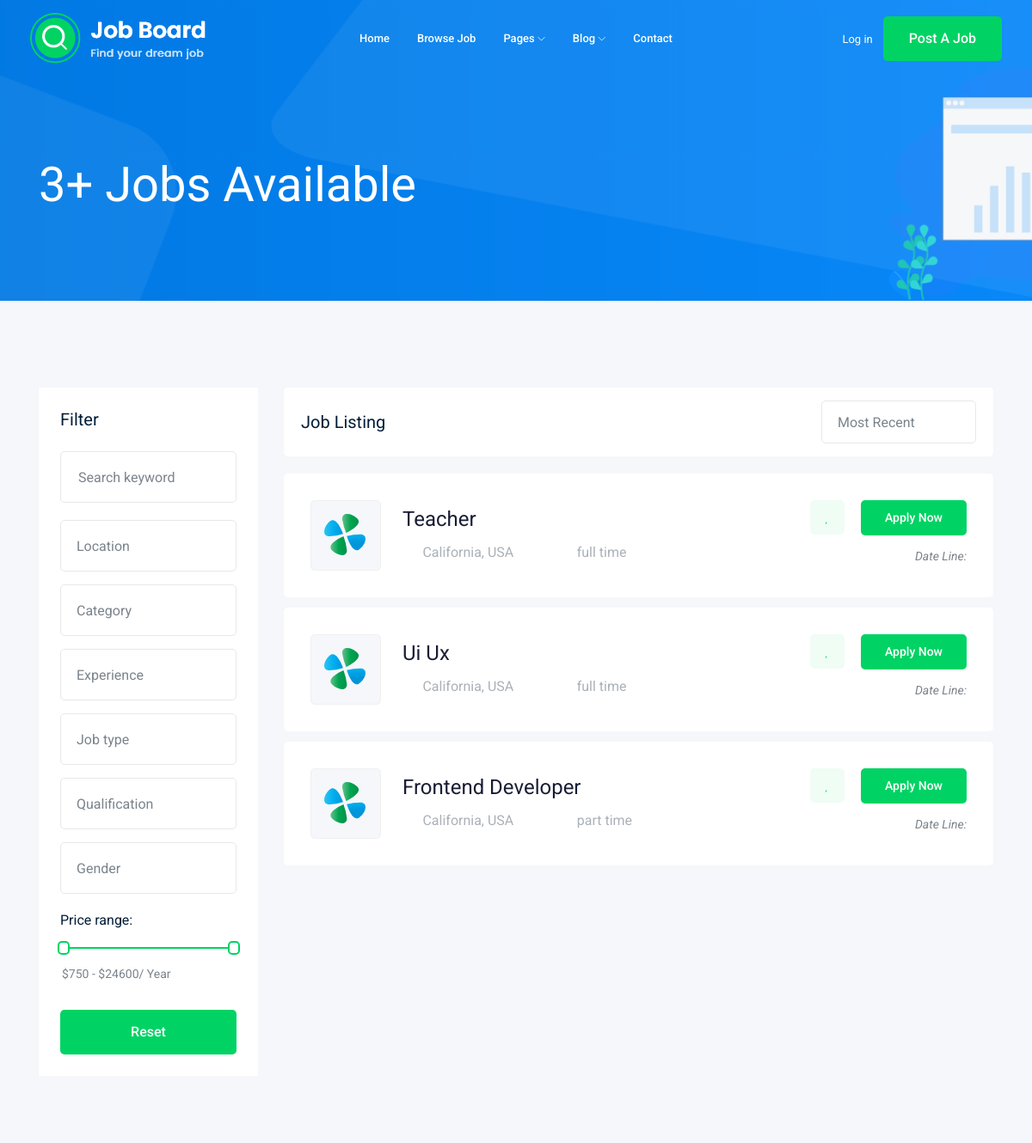
The app's page /jobs/ (upper part), older data.
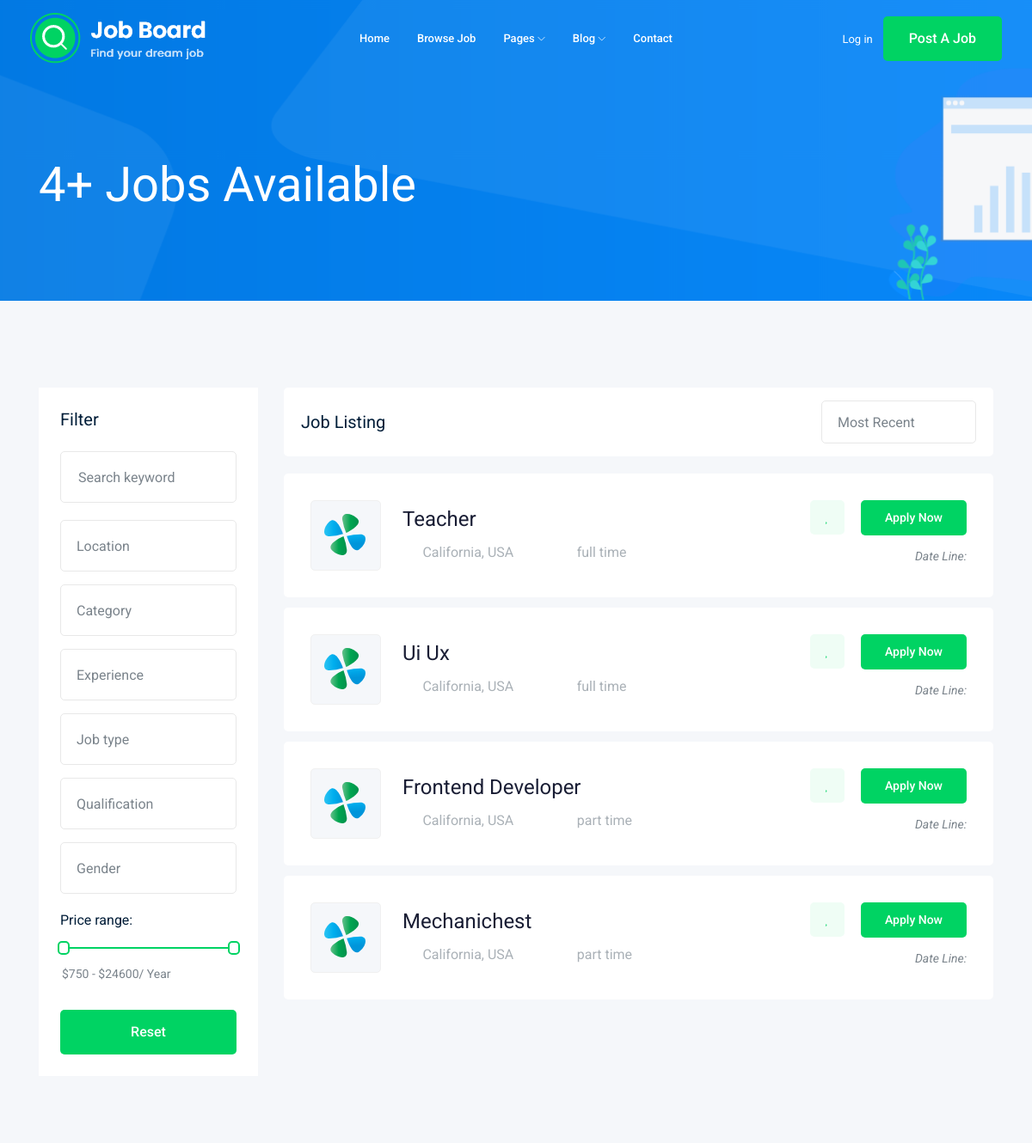
The same page, newer data.
### job/models.py (models this page shows, shortened)
class Job(models.Model):
    title = models.CharField(max_length = 50)
    job_type = models.CharField(max_length= 15 , choices= JOB_TYPE , default= "full time")
    description = models.CharField(max_length= 500)
    published_date = models.DateTimeField(auto_now= True)
    Vacancy = models.IntegerField(default= 1)
    salary = models.FloatField(default= 0)
    category = models.ForeignKey('Category' , on_delete= models.CASCADE )
    experience_years = models.IntegerField(default= 1)
    image = models.ImageField(upload_to= upload_img)
    slug = models.SlugField(null= True, blank= True)
    def __str__(self):
        return self.title

### job/views.py (the view)
def job_list(request):
    all_jobs = Job.objects.all()
    paginator = Paginator(all_jobs, 5)
    page_numnber = request.GET.get('page')
    jobs_of_page = paginator.get_page(page_numnber)
    contant = {"jobs":jobs_of_page,"all_jobs":all_jobs}
    return render(request,'jobs.html',contant)

### job/templates/jobs.html (shortened to what this page needs)
{% extends 'base.html' %}
{% block content %}
    <div class="bradcam_area bradcam_bg_1">
        <div class="container">
            <div class="row">
                <div class="col-xl-12">
                    <div class="bradcam_text">
                        <h3>{{all_jobs.count}}+ Jobs Available</h3>
                    </div>
                </div>
            </div>
        </div>
    </div>
    <div class="job_listing_area plus_padding">
        <div class="container">
            <div class="row">
                <div class="col-lg-3">
                    <div class="job_filter white-bg">
                        <div class="form_inner white-bg">
                            <h3>Filter</h3>
                            <form action="#">
                                <div class="row">
                                    <div class="col-lg-12">
                                        <div class="single_field">
                                            <input type="text" placeholder="Search keyword">
                                        </div>
                                    </div>
                                    <div class="col-lg-12">
                                    </div>
                                    <div class="col-lg-12">
                                    </div>
                                    <div class="col-lg-12">
                                    </div>
                                    <div class="col-lg-12">
                                    </div>
                                    <div class="col-lg-12">
                                    </div>
                                    <div class="col-lg-12">
                                    </div>
                                </div>
                            </form>
                        </div>
                        <div class="range_wrap">
                            <label for="amount">Price range:</label>
                            <div id="slider-range"></div>
                            <p>
                                <input type="text" id="amount" readonly style="border:0; color:#7A838B; font-size: 14px; font-weight:400;">
                            </p>
                        </div>
                        <div class="reset_btn">
                            <button  class="boxed-btn3 w-100" type="submit">Reset</button>
                        </div>
                    </div>
                </div>
                <div class="col-lg-9">
                    <div class="recent_joblist_wrap">
                        <div class="recent_joblist white-bg ">
                            <div class="row align-items-center">
                                <div class="col-md-6">
                                    <h4>Job Listing</h4>
                                </div>
                                <div class="col-md-6">
                                    <div class="serch_cat d-flex justify-content-end">
                                    </div>
                                </div>
                            </div>
                        </div>
                    </div>
                    <div class="job_lists m-0">
                        <div class="row">
                            {% for job in jobs %}
                            <div class="col-lg-12 col-md-12">
                                <div class="single_jobs white-bg d-flex justify-content-between">
                                    <div class="jobs_left d-flex align-items-center">
                                        <div class="thumb">
                                            <img src="img/svg_icon/1.svg" alt="">
                                        </div>
                                        <div class="jobs_conetent">
                                            <a href="{% url 'job_details' job.slug %}" target="_blank" style="text-transform: capitalize;"><h4>{{ job }}</h4></a>
                                            <div class="links_locat d-flex align-items-center">
                                                <div class="location">
                                                    <p> <i class="fa fa-map-marker"></i> California, USA</p>
                                                </div>
                                                <div class="location">
                                                    <p> <i class="fa fa-clock-o"></i> {{ job.job_type }}</p>
                                                </div>
                                            </div>
                                        </div>
                                    </div>
                                    <div class="jobs_right">
                                        <div class="apply_now">
                                            <a class="heart_mark" href="#"> <i class="fa fa-heart"></i> </a>
                                            <a href="{% url 'job_details' job.slug %}" target="_blank" class="boxed-btn3">Apply Now</a>
                                        </div>
                                        <div class="date">
                                            <p>Date Line: {{job.puplished_at|date:'j M o'}}</p>
                                        </div>
                                    </div>
                                </div>
                            </div>
                            {% endfor %}
                        </div>
                        <div class="row">
                            <div class="col-lg-12">
                            </div>
                        </div>
                    </div>
                </div>
            </div>
        </div>
    </div>
{% endblock %}

### templates/base.html (shortened to what this page needs)
{% load static %}
<!doctype html>
<html class="no-js" lang="zxx">
<head>
    <link rel="stylesheet" href="{% static 'css/bootstrap.min.css' %}">
    <link rel="stylesheet" href="{% static 'css/owl.carousel.min.css' %}">
    <link rel="stylesheet" href="{% static 'css/magnific-popup.css' %}">
    <link rel="stylesheet" href="{% static 'css/font-awesome.min.css' %}">
    <link rel="stylesheet" href="{% static 'css/themify-icons.css' %}">
    <link rel="stylesheet" href="{% static 'css/nice-select.css' %}">
    <link rel="stylesheet" href="{% static 'css/flaticon.css' %}">
    <link rel="stylesheet" href="{% static 'css/jquery-ui.css' %}">
    <link rel="stylesheet" href="{% static 'css/gijgo.css' %}">
    <link rel="stylesheet" href="{% static 'css/animate.min.css' %}">
    <link rel="stylesheet" href="{% static 'css/slicknav.css' %}">
    <link rel="stylesheet" href="{% static 'css/style.css' %}">
</head>
<body>
    <header>
        <div class="header-area ">
            <div id="sticky-header" class="main-header-area">
                <div class="container-fluid ">
                    <div class="header_bottom_border">
                        <div class="row align-items-center">
                            <div class="col-xl-3 col-lg-2">
                                <div class="logo">
                                    <a href="index.html">
                                        <img src="{% static 'img/logo.png' %}" alt="">
                                    </a>
                                </div>
                            </div>
                            <div class="col-xl-6 col-lg-7">
                                <div class="main-menu  d-none d-lg-block">
                                    <nav>
                                        <ul id="navigation">
                                            <li><a href="#">home</a></li>
                                            <li><a href="{% url 'job_list' %}">Browse Job</a></li>
                                            <li><a href="#">pages <i class="ti-angle-down"></i></a>
                                            </li>
                                            <li><a href="#">blog <i class="ti-angle-down"></i></a>
                                            </li>
                                            <li><a href="contact.html">Contact</a></li>
                                        </ul>
                                    </nav>
                                </div>
                            </div>
                            <div class="col-xl-3 col-lg-3 d-none d-lg-block">
                                <div class="Appointment">
                                    <div class="phone_num d-none d-xl-block">
                                        <a href="{% url 'login' %}">Log in</a>
                                    </div>
                                    <div class="d-none d-lg-block">
                                        <a class="boxed-btn3" href="{% url 'post_job' %}">Post a Job</a>
                                    </div>
                                </div>
                            </div>
                            <div class="col-12">
                            </div>
                        </div>
                    </div>
                </div>
            </div>
        </div>
    </header>
    {% block content %}
    {% endblock %}
</body>
</html>

Row changes from the older to the newer data that the page shows:
added Job: title "Mechanichest", job_type "part time"
Text that changed along with them:
{{ all_jobs.count }}: "3" → "4"
